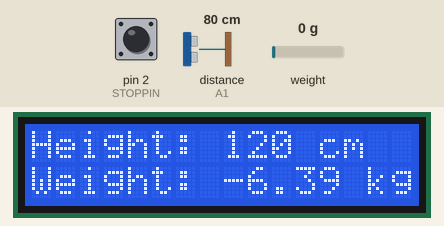
A sketch run on a simulated Arduino Uno, built with avr-gcc and run on an emulated ATmega328P. Parts: 16×2 character LCD. The test bench sets the inputs (shaded band); at power-on: distance to the obstacle (sensor on A1) 80 cm, weight on the scale 0 g, pin 2 (STOPPIN) LOW. The echo pulse lasts 58.3 µs per cm.

Above: at 1.2 s.
1.3 s: distance to the obstacle (sensor on A1) set to 2 cm
At 2.4 s:
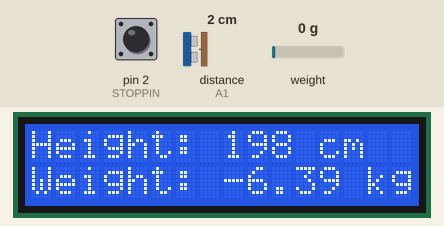
2.8 s: weight on the scale set to 100 g
At 3.8 s:
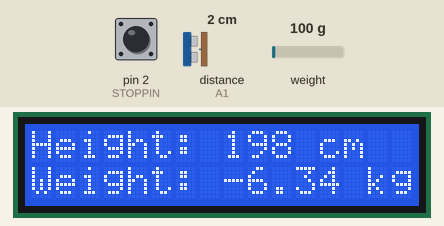
4.4 s: distance to the obstacle (sensor on A1) set to 4 cm
6.0 s: weight on the scale set to 1250 g
At 7.3 s:
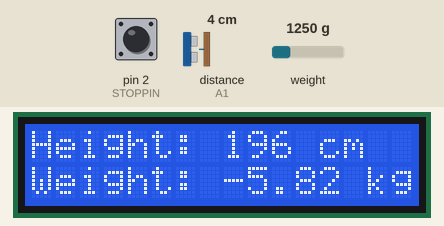
7.6 s: distance to the obstacle (sensor on A1) set to 9 cm
At 8.1 s:
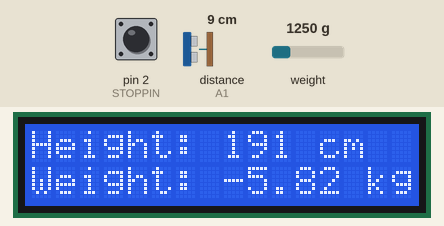
9.2 s: weight on the scale set to 2500 g
At 9.7 s:
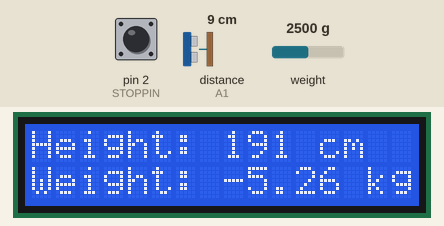
Timing chart, 0 to 11.8 s (numbered marks = the images above; inputs shaded):
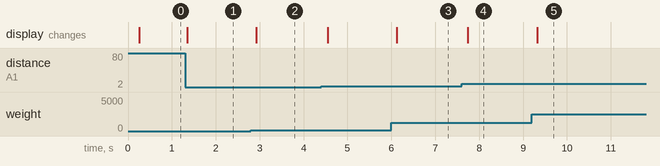

Measured:
- after the input at 1.3 s, the display: changes after 0.05 s (image 1)
- after the input at 2.8 s, the display: changes after 0.13 s (image 2)
- after the input at 6.0 s, the display: changes after 0.12 s (image 3)
- after the input at 7.6 s, the display: changes after 0.14 s (image 4)
- after the input at 9.2 s, the display: changes after 0.12 s (image 5)

The sketch:

smart_mesure.ino
```cpp
/* How to use the HC-SR04 Ultrasonic Sensor with Arduino
   Dev: Michalis Vasilakis // Date: 23/7/2015 // www.ardumotive.com */

//Libraries
#include "Ultrasonic.h"


#include <Wire.h>
#include <LiquidCrystal_I2C.h>
// Set the LCD address to 0x27 for a 16 chars and 2 line display
LiquidCrystal_I2C lcd(0x3F, 16, 2);

#include "HX711.h"
#include <Wire.h>

#define DOUT  A3
#define CLK   A2

#define DEC_POINT  2
#define STABLE  1

#define STOPPIN 2

float offset=-6.39;
float calibration_factor = 8076;

HX711 scale(DOUT, CLK);

unsigned char stop_read = 0;

float get_units_kg();
void  ReadWeight();

void setup()
{
  // initialize the LCD
  lcd.begin();
  lcd.print("Smart Mesure");
  lcd.setCursor(0, 1);
  lcd.print("Pongsri Vitaya");
  lcd.clear();
}

//Define pins ultrasonic(trig,echo)
Ultrasonic ultrasonic(A0,A1);

//Variables
int distance;
int read_stop = 0;

int buttonState;             // the current reading from the input pin
int lastButtonState = LOW;   // the previous reading from the input pin

unsigned long lastDebounceTime = 0;  // the last time the output pin was toggled
unsigned long debounceDelay = 50;    // the debounce time; increase if the output flickers


void loop()
{
    distance = ultrasonic.Ranging(CM); //Use 'CM' for centimeters or 'INC' for inches
  //Print distance...
  int stop_read = digitalRead(STOPPIN);

  if (stop_read != lastButtonState) {
    // reset the debouncing timer
    lastDebounceTime = millis();
  }

  if ((millis() - lastDebounceTime) > debounceDelay) {
     if (stop_read != buttonState) {
      buttonState = stop_read;

      // only toggle the LED if the new button state is HIGH
      if (stop_read == HIGH) {
        read_stop = !read_stop;
      }
    }
  }

  //if (stop_read == HIGH) {
    // stop display
  //  read_stop = !read_stop;
 // }

  if ( !read_stop ) {

    lcd.setCursor(0, 0);
    lcd.print("Height: ");
    String heightbody  = String(200-distance);
    lcd.print(heightbody);
    lcd.print(" cm ");
    lcd.setCursor(0, 1);
    ReadWeight();
  }
  //every 1sec.
  //delay(500);
   lastButtonState = stop_read;
}

float get_units_kg()
{
  return(scale.get_units()*0.453592);
}
void ReadWeight()
{
  scale.set_scale(calibration_factor); //Adjust to this calibration factor
  lcd.setCursor(0, 1);
  lcd.print("Weight: ");
  String data = String(get_units_kg()+offset, DEC_POINT);
  lcd.print(data);
  lcd.print(" kg ");
}
```
